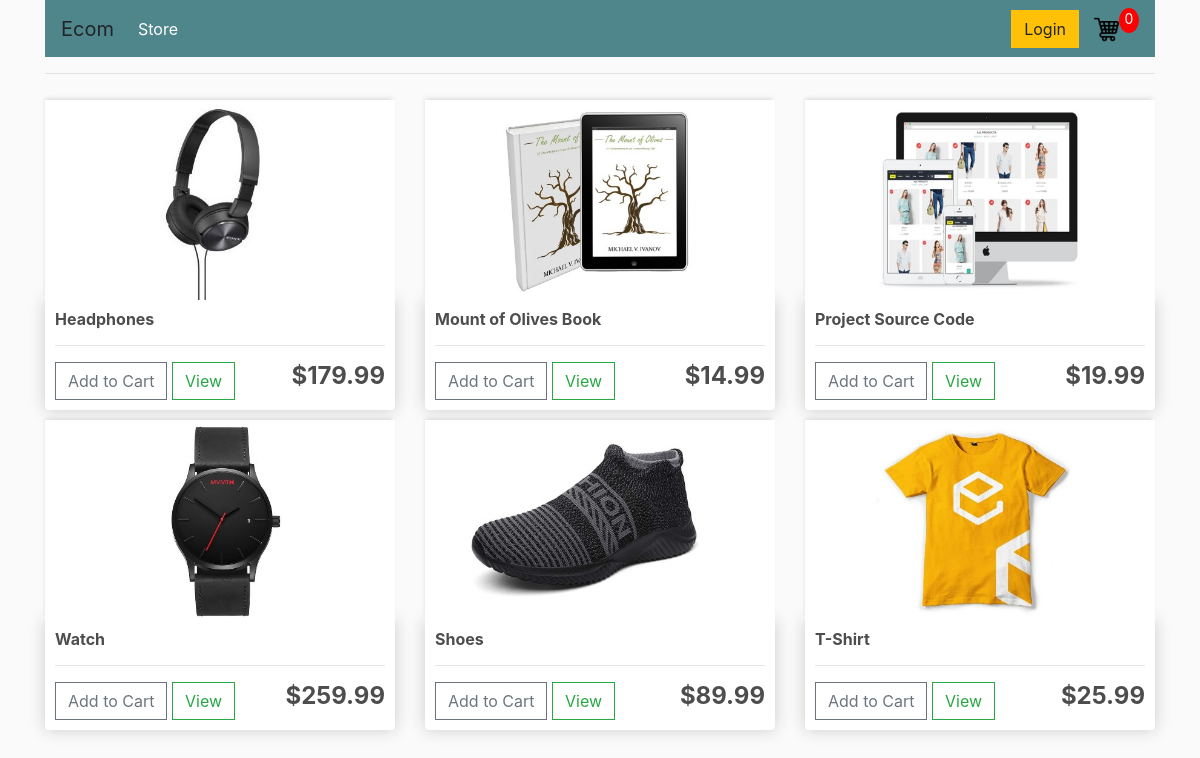
The page / on the database its author committed.
### store/models.py (models this page shows, shortened)
class Product(models.Model):
    name = models.CharField(max_length=200)
    price = models.DecimalField(max_digits=7, decimal_places=2)
    digital = models.BooleanField(default=False, null=True, blank=True)
    image = models.ImageField(null=True, blank=True)
    @property
    def imageURL(self):
        try:
            url = self.image.url
        except:
            url = ""
        return url

### store/views.py (the view)
# urls.py: path("", include("store.urls"))
def store(request):
    products = Product.objects.all()
    context = get_cart_and_items(request)
    context["products"] = products
    return render(request, "store.html", context)

### store/utils.py (called while the page is built, shortened)
def get_cart_and_items(request):
    context = {}
    if request.user.is_authenticated:
        customer = request.user.customer
        cart, _ = Cart.objects.get_or_create(customer=customer, complete=False)
        items = cart.itemincart_set.all()
        context["cart"] = cart
        context["items"] = items
        context["items_in_cart"] = cart.get_cart_items
        context["shipping"] = cart.shipping
    else:
        try:
            returned_cart = json.loads(request.COOKIES['cart'])
        except:
            returned_cart = {}
        context["items"] = []
        cart = {"get_cart_total": 0, "get_cart_items": 0, "shipping": False}
        context["cart"] = cart
        context["items_in_cart"] = cart["get_cart_items"]
    return context

### store/templates/store.html
{% extends 'main.html' %} {% load static %} {% block content %}
<div class="row">
  {% for product in products %}
  <div class="col-lg-4">
    <img class="thumbnail" src="{{product.imageURL}}" />
    <div class="box-element product">
      <h6><strong>{{product.name}}</strong></h6>
      <hr />
      <button
        data-product="{{product.id}}"
        data-action="add"
        class="btn btn-outline-secondary add-btn update-cart"
      >
        Add to Cart
      </button>
      <a class="btn btn-outline-success" href="#">View</a>
      <h4 style="float: right">
        <strong>${{product.price|floatformat:2}}</strong>
      </h4>
    </div>
  </div>
  {% endfor %}
</div>
{% endblock content %}

### store/static/css/main.css (style rules this page uses)
body { background-color: hsl(0, 0%, 98%); }
h1, h2, h3, h4, h5, h6 { color: hsl(0, 0%, 30%); }
.box-element { box-shadow: hsl(0, 0%, 80%) 0 0 16px; background-color: #fff; border-radius: 4px; padding: 10px; }
.thumbnail { width: 100%; height: 200px; -webkit-box-shadow: -1px -3px 5px -2px rgba(214, 214, 214, 1); -moz-box-shadow: -1px -3px 5px -2px rgba(214, 214, 214, 1); box-shadow: -1px -3px 5px -2px rgba(214, 214, 214, 1); }
.product { border-radius: 0 0 4px 4px; }
.col-lg-4, .col-lg-6, .col-lg-8, .col-lg-12 { margin-top: 10px; }
.btn { border-radius: 0; }

### rows shown on the page
Product: imageURL (picture), name "Headphones", price "179.99"
Product: imageURL (picture), name "Mount of Olives Book", price "14.99"
Product: imageURL (picture), name "Project Source Code", price "19.99"
Product: imageURL (picture), name "Watch", price "259.99"
Product: imageURL (picture), name "Shoes", price "89.99"
Product: imageURL (picture), name "T-Shirt", price "25.99"
